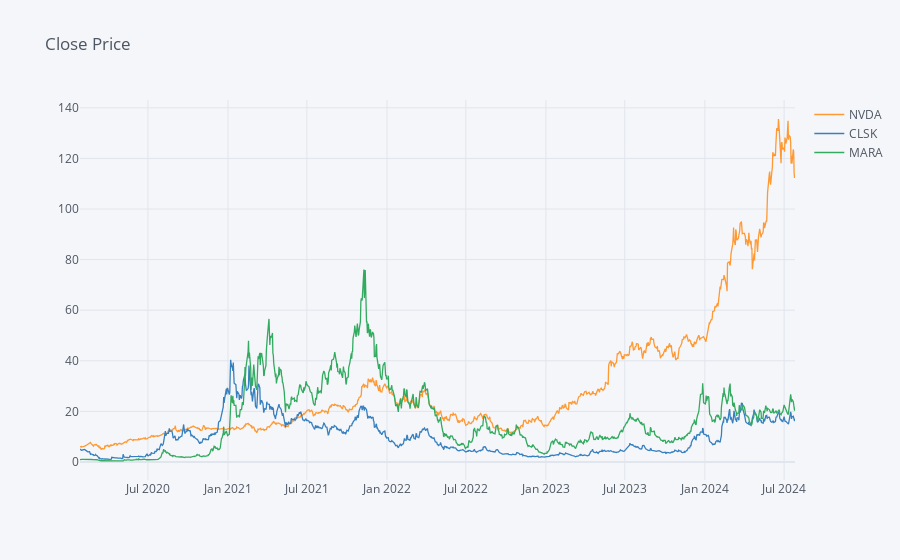

Source (notebook cell):
### Code cell
stocks.xs(key='Close',axis=1,level=1).iplot(kind="line",title='Close Price')

### Figure 1 — Plotly figure (JSON) as saved in the notebook; plotly's stock layout.template omitted (floating-point values rounded to 4 significant figures; data arrays with more than 128 entries replaced by an {"elided": "..."} marker saying what was removed)
{"data": [{"line": {"color": "rgba(255, 153, 51, 1.0)", "dash": "solid", "shape": "linear", "width": 1.3}, "mode": "lines", "name": "NVDA", "text": "", "type": "scatter", "x": {"elided": "1133 str values"}, "y": {"elided": "1133 float values"}}, {"line": {"color": "rgba(55, 128, 191, 1.0)", "dash": "solid", "shape": "linear", "width": 1.3}, "mode": "lines", "name": "CLSK", "text": "", "type": "scatter", "x": {"elided": "1133 str values"}, "y": {"elided": "1133 float values"}}, {"line": {"color": "rgba(50, 171, 96, 1.0)", "dash": "solid", "shape": "linear", "width": 1.3}, "mode": "lines", "name": "MARA", "text": "", "type": "scatter", "x": {"elided": "1133 str values"}, "y": {"elided": "1133 float values"}}], "layout": {"legend": {"bgcolor": "#F5F6F9", "font": {"color": "#4D5663"}}, "paper_bgcolor": "#F5F6F9", "plot_bgcolor": "#F5F6F9", "title": {"font": {"color": "#4D5663"}, "text": "Close Price"}, "xaxis": {"gridcolor": "#E1E5ED", "showgrid": true, "tickfont": {"color": "#4D5663"}, "title": {"font": {"color": "#4D5663"}, "text": ""}, "zerolinecolor": "#E1E5ED"}, "yaxis": {"gridcolor": "#E1E5ED", "showgrid": true, "tickfont": {"color": "#4D5663"}, "title": {"font": {"color": "#4D5663"}, "text": ""}, "zerolinecolor": "#E1E5ED"}}}
